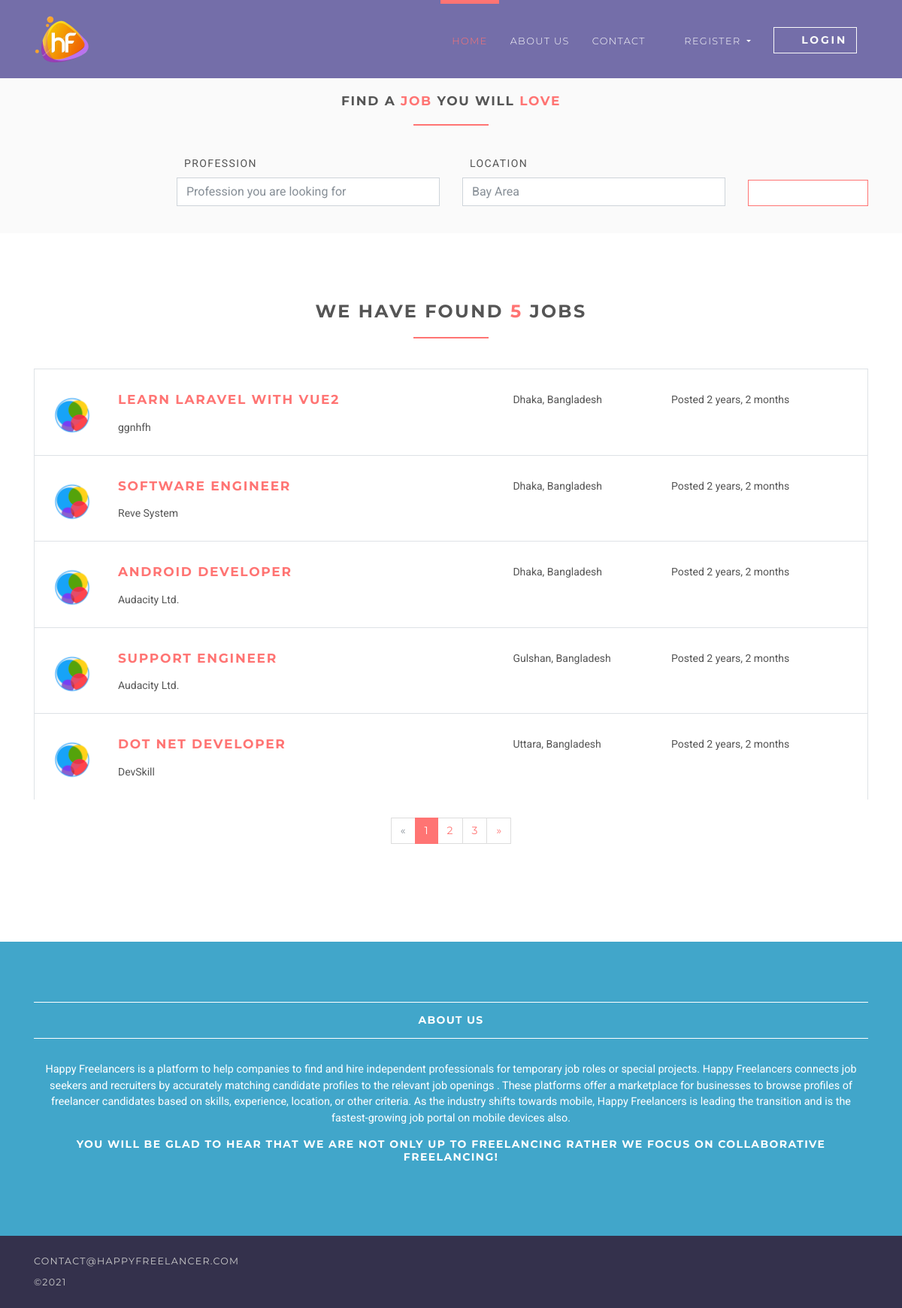
Page /jobs on the committed database.
### jobsapp/models.py (models this page shows, shortened)
class Job(models.Model):
    user = models.ForeignKey(User, on_delete=models.CASCADE)
    title = models.CharField(max_length=300)
    description = models.TextField()
    location = models.CharField(max_length=150)
    type = models.CharField(choices=JOB_TYPE, max_length=10)
    category = models.CharField(max_length=100)
    last_date = models.DateTimeField()
    company_name = models.CharField(max_length=100)
    company_description = models.CharField(max_length=300)
    website = models.CharField(max_length=100, default="")
    created_at = models.DateTimeField(default=timezone.now)
    filled = models.BooleanField(default=False)

### jobsapp/views/home.py (the view)
# urls.py: path('jobs', JobListView.as_view(), name='jobs'),
class JobListView(ListView):
    model = Job
    template_name = 'jobs/jobs.html'
    context_object_name = 'jobs'
    paginate_by = 5

### templates/jobs/jobs.html (shortened to what this page needs)
{% extends 'base.html' %}
{% load static %}
{% block content %}
    <section class="job-form-section job-form-section--compressed">
        <div class="container">
            <h4 class="heading">Find a <span class="accent">job </span> you will <span class="accent">love</span></h4>
            <form id="job-main-form" method="get" action="#" class="job-main-form">
                <div class="controls">
                    <div class="row align-items-end">
                        <div class="col-sm-1 col-lg-2"></div>
                        <div class="col-sm-5 col-lg-4 form-group">
                            <label for="profession">Profession</label>
                            <input type="text" id="profession" name="profession"
                                   placeholder="Profession you are looking for" class="form-control">
                        </div>
                        <div class="col-sm-5 col-lg-4 form-group">
                            <label for="location">Location</label>
                            <input type="text" id="location" name="location" placeholder="Any particular location?"
                                   value="Bay Area" class="form-control">
                        </div>
                        <div class="col-sm-1 col-lg-2 form-group">
                            <button type="submit" name="name"
                                    class="btn btn-outline-white-primary job-main-form__button">
                                <i class="fa fa-search"></i>
                            </button>
                        </div>
                    </div>
                </div>
            </form>
        </div>
    </section>
    <section>
        <div class="container">
            <h3 class="heading">We have found <span class="accent">{{ jobs.count }}</span> jobs</h3>
            {% for job in jobs %}
                <div class="job-listing  ">
                    <div class="row">
                        <div class="col-md-12 col-lg-6">
                            <div class="row">
                                <div class="col-2">
                                    <img src="{% static 'img/company-1.png' %}"
                                         alt="Ipsioou " class="img-fluid">
                                </div>
                                <div class="col-10">
                                    <h4 class="job__title"><a
                                            href="{% url 'jobs:jobs-detail' job.id %}">{{ job.title }}</a></h4>
                                    <p class="job__company">
                                        {{ job.company_name }}
                                    </p>
                                </div>
                            </div>
                        </div>
                        <div class="col-10 col-md-3 col-lg-2 ml-auto"><i class="fa fa-map-marker job__location"></i>
                            {{ job.location }}
                        </div>
                        <div class="col-10 col-md-3 col-lg-3 ml-auto">
                            <p>Posted {{ job.created_at|timesince }}</p>
                        </div>
                    </div>
                </div>
            {% endfor %}
            {% if is_paginated %}
                <div class="row">
                    <div class="col-md-12">
                        <nav aria-label="Page navigation example" class="d-flex justify-content-center mt-4 mb-4">
                            <ul class="pagination">
                                {% if page_obj.has_previous %}
                                    <li class="page-item">
                                        <a href="?page={{ page_obj.previous_page_number }}"
                                           class="page-link">&laquo;</a>
                                    </li>
                                {% else %}
                                    <li class="page-item disabled">
                                        <a class="page-link">&laquo;</a>
                                    </li>
                                {% endif %}
                                {% for i in page_obj.paginator.page_range %}
                                    {% if page_obj.number == i %}
                                        <li class="page-item active">
                                            <a class="page-link">{{ i }}</a>
                                        </li>
                                    {% else %}
                                        <li class="page-item">
                                            <a href="?page={{ i }}" class="page-link">{{ i }}</a>
                                        </li>
                                    {% endif %}
                                {% endfor %}
                                {% if page_obj.has_next %}
                                    <li class="page-item">
                                        <a href="?page={{ page_obj.next_page_number }}" class="page-link">&raquo;</a>
                                    </li>
                                {% else %}
                                    <li class="page-item disabled">
                                        <a class="page-link">&raquo;</a>
                                    </li>
                                {% endif %}
                            </ul>
                        </nav>
                    </div>
                </div>
            {% endif %}
        </div>
    </section>
{% endblock %}

### templates/base.html (shortened to what this page needs)
{% load static %}
<!DOCTYPE html>
<html>
<head>
    <link rel="stylesheet"
          href="{% static 'vendor/bootstrap/css/bootstrap.min.css' %}">
    <link rel="stylesheet"
          href="{% static 'vendor/font-awesome/css/font-awesome.min.css' %}">
    <link rel="stylesheet"
          href="{% static 'vendor/owl.carousel/assets/owl.carousel.css' %}">
    <link rel="stylesheet"
          href="{% static 'vendor/owl.carousel/assets/owl.theme.default.css' %}">
    <link rel="stylesheet" href="{% static 'css/style.default.css' %}"
          id="theme-stylesheet">
    <link rel="stylesheet" href="{% static 'css/custom.css' %}">
</head>
<body>
<header class="header">
    <nav class="navbar navbar-expand-lg">
        <div class="container">
            <a href="/" class="navbar-brand">
                <img src="{% static 'img/logo-small.png' %}" alt="logo" class="d-none d-lg-block w-25">
            </a>
            <div id="navbarSupportedContent" class="collapse navbar-collapse">
                <ul class="navbar-nav ml-auto">
                    <li class="nav-item active">
                        <a href="/" class="nav-link">Home <span class="sr-only">(current)</span></a>
                    </li>
                    <li class="nav-item">
                        <a href="#About" class="nav-link">About Us</a>
                    </li>
                    <li class="nav-item">
                        <a href="#Contact" class="nav-link">Contact</a>
                    </li>
                    {% if request.user.is_authenticated and request.user.role == 'employer' %}
                        <li class="nav-item dropdown">
                            <a id="clientZone" href="#" data-toggle="dropdown"
                               aria-haspopup="true" aria-expanded="false"
                               class="nav-link dropdown-toggle has-img mb-3 mb-lg-0 mt-3 mt-lg-0">
                                <div class="client-menu-image">
                                    <div class="inner">
                                        <img src="{% static 'img/company-1.png' %}"
                                             alt="company image"
                                             class="img-fluid">
                                    </div>
                                </div>
                                {% if request.user.role == 'employee' %}
                                    {{ request.user.first_name }} {{ request.user.last_name }}
                                {% else %}
                                    {{ request.user.first_name }}
                                {% endif %}
                            </a>
                            <div aria-labelledby="clientZone" class="dropdown-menu">
                                <a href="{% url 'jobs:employer-dashboard' %}" class="dropdown-item">Dashboard</a>
                                <a href="{% url 'jobs:employer-all-applicants' %}" class="dropdown-item">Applicants </a>
                                <a href="{% url 'jobs:employer-jobs-create' %}" class="dropdown-item">Post a new
                                    job </a>
                                <a href="{% url 'accounts:logout' %}" class="dropdown-item">Logout</a>
                            </div>
                        </li>
                    {% else %}
                        <li class="nav-item dropdown">
                            <a id="pages" href="#" data-toggle="dropdown" aria-haspopup="true" aria-expanded="false"
                               class="nav-link dropdown-toggle"><i class="fa fa-signing"></i>Register
                            </a>
                        </li>
                        <li class="nav-item" style="color: #fff">
                            <a href="{% url 'accounts:login' %}" class="btn navbar-btn btn-outline-light mb-5 mb-lg-0">
                                <i class="fa fa-sign-in"></i>Login
                            </a>
                        </li>
                    {% endif %}
                </ul>
            </div>
        </div>
    </nav>
</header>
<div>
    {% block content %} {% endblock %}
</div>
<footer class="footer">
    <div class="footer__block">
        <div class="container" id= "About">
            <div class="row">
                <div class="col-lg-0 text-center col-md-12 ">
                    <h4 class="h5">About Us</h4>
                    <p> Happy Freelancers is a platform to help companies to find and hire independent
                        professionals for temporary job roles or special projects.
                        Happy Freelancers connects job seekers and recruiters by accurately matching candidate profiles to the relevant job openings .
                         These platforms
                        offer a marketplace for businesses to browse profiles of freelancer
                        candidates based on skills, experience, location, or other criteria.
                        As the industry shifts towards mobile, Happy Freelancers is leading the transition and is the fastest-growing job portal on mobile devices also.
                        <br/><h5>You will be glad to hear that
                        we are not only up to freelancing rather we focus on COLLABORATIVE
                        FREELANCING!</h5></p>
                </div>
            </div>
        </div>
    </div>
    <div class="footer__copyright">
        <div class="container" id= "Contact">
            <div class="row">
                <div class="col-md-6 text-md-left text-center">
                    <p>contact@happyfreelancer.com<br>
                        &copy;2021
                    </p>
                </div>
            </div>
        </div>
    </div>
</footer>
</body>
</html>

### rows in the picture
Job: title "LEARN LARAVEL WITH VUE2", company_name "ggnhfh", location "Dhaka, Bangladesh", created_at "2 years, 2 months"
Job: title "SOFTWARE ENGINEER", company_name "Reve System", location "Dhaka, Bangladesh", created_at "2 years, 2 months"
Job: title "ANDROID DEVELOPER", company_name "Audacity Ltd.", location "Dhaka, Bangladesh", created_at "2 years, 2 months"
Job: title "SUPPORT ENGINEER", company_name "Audacity Ltd.", location "Gulshan, Bangladesh", created_at "2 years, 2 months"
Job: title "DOT NET DEVELOPER", company_name "DevSkill", location "Uttara, Bangladesh", created_at "2 years, 2 months"

### other values in the picture
{{ jobs.count }} "5"
{{ i }} "1"
{{ i }} "2" "3"
